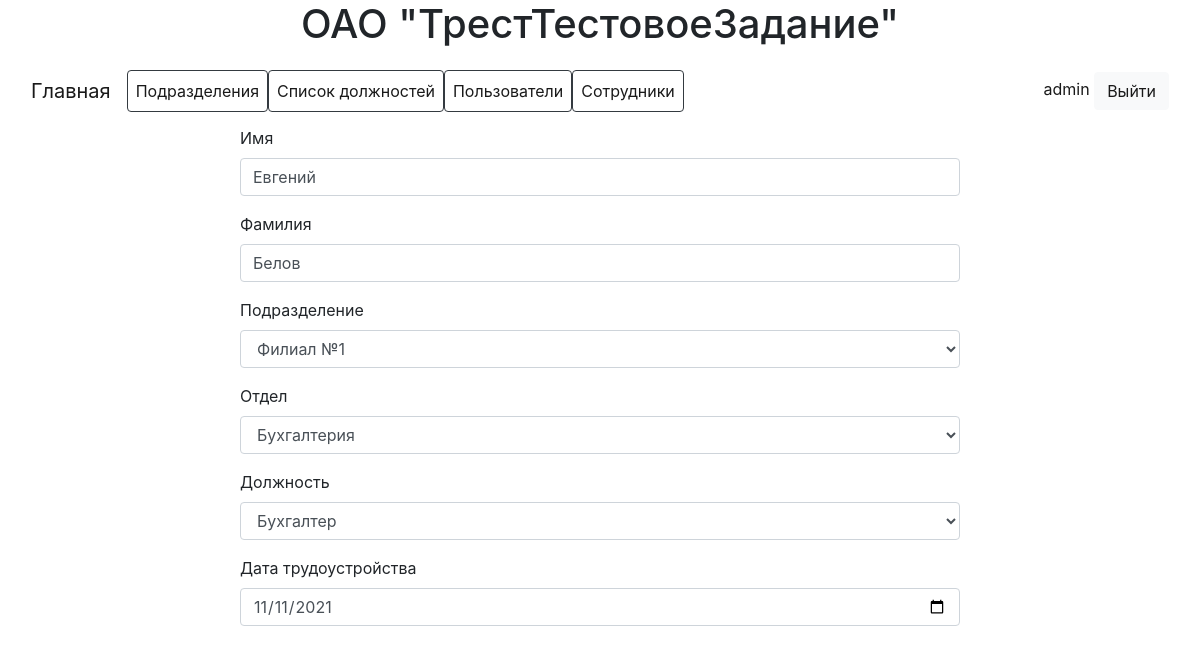
Page /emplooyees/update/25 (signed in) on the committed database.
### employees/models.py (models this page shows, shortened)
class AdvUser(AbstractUser):
    employee = models.ForeignKey(Employee, on_delete=models.CASCADE, blank=True, null=True)
    class Meta(AbstractUser.Meta):
        pass

class Employee(models.Model):
    DEPARTMENTS = (
        ('Human Resources Department', 'Отдел кадров'),
        ('Accounting', 'Бухгалтерия'),
        ('Purchase department', 'Отдел снабжения'),
        ('Management', 'Руководство'),
        ('Production and technical department', 'Производственно-технический отдел'),
        ('Foremen', 'Производители работ'),
    )
    f_name = models.CharField(max_length=64)
    l_name = models.CharField(max_length=64)
    subdivision = models.ForeignKey(Subdivision, on_delete=models.CASCADE)
    department = models.CharField(max_length=128, choices=DEPARTMENTS)
    position = models.ForeignKey(Position, on_delete=models.CASCADE)
    employment_date = models.DateField()
    created = models.DateTimeField(auto_now_add=True)

### employees/views.py (the view)
# urls.py: path('emplooyees/update/<int:pk>', views.EmployeeUpdate.as_view(), name='employee_update'),
class EmployeeUpdate(LoginRequiredMixin, UpdateView):
    template_name = 'employees/employee_update.html'
    model = Employee
    form_class = EmployeeForm
    success_url = '/employees/'

### employees/forms.py
class EmployeeForm(forms.ModelForm):
    class Meta:
        model = Employee
        fields = (
            'f_name',
            'l_name',
            'subdivision',
            'department',
            'position',
            'employment_date'
        )
        labels = {'f_name': 'Имя',
                  'l_name': 'Фамилия',
                  'subdivision': 'Подразделение',
                  'department': 'Отдел',
                  'position': 'Должность',
                  'employment_date': 'Дата трудоустройства'
                  }
        widgets = {'employment_date': forms.widgets.DateInput(attrs={'type': 'date'})}

### employees/models.py (called while the page is built)
    def __str__(self):
        return self.title

    def __str__(self):
        return self.title

### employees/templates/employees/employee_update.html (shortened to what this page needs)
{% extends "base.html" %}
{% load bootstrap4 %}
{% block main %}
    <form style="margin: 0 20%" method="post">
        {% bootstrap_form form layout='horizontal' %}
    </form>
{% endblock %}

### employees/templates/base.html (shortened to what this page needs)
{% load bootstrap4 %}
<!DOCTYPE html>
<html lang="en">
<head>
    {% bootstrap_css %}
</head>
<body>
<header class="container">
    <h1 class="text-center">ОАО "ТрестТестовоеЗадание"</h1>
</header>
{% if user.is_authenticated %}
    <nav class="navbar navbar-light navbar-expand-md">
        <div class="container-fluid">
            <a class="navbar-brand" href="{% url "employee:main" %}">Главная</a>
            <div class="collapse navbar-collapse" id="navcol-1">
                <ul class="nav navbar-nav">
                    <li class="nav-item border border-dark rounded">
                        <a class="nav-link active" href="{% url 'employee:subdivisions' %}">Подразделения</a>
                    </li>
                    <li class="nav-item border border-dark rounded">
                        <a class="nav-link active" href="{% url "employee:positions" %}">Список должностей</a>
                    </li>
                    <li class="nav-item border border-dark rounded">
                        <a class="nav-link active" href="{% url "employee:users" %}">Пользователи</a>
                    </li>
                    <li class="nav-item border border-dark rounded">
                        <a class="nav-link active" href="{% url "employee:employees" %}">Сотрудники</a>
                    </li>
                </ul>
                <span class="ml-auto navbar-text actions">
                <a href="#">{{ user.username }}</a>
                <a class="btn btn-light action-button" role="button" href="{% url "employee:logout" %}">Выйти</a>
            </span>
            </div>
        </div>
    </nav>
{% endif %}
{% block main %}
{% endblock %}
</body>

### rows in the picture
AdvUser: username "admin"
Employee: f_name "Евгений", l_name "Белов", subdivision "Филиал №1", department "Бухгалтерия", position "Бухгалтер", employment_date "11/11/2021"
